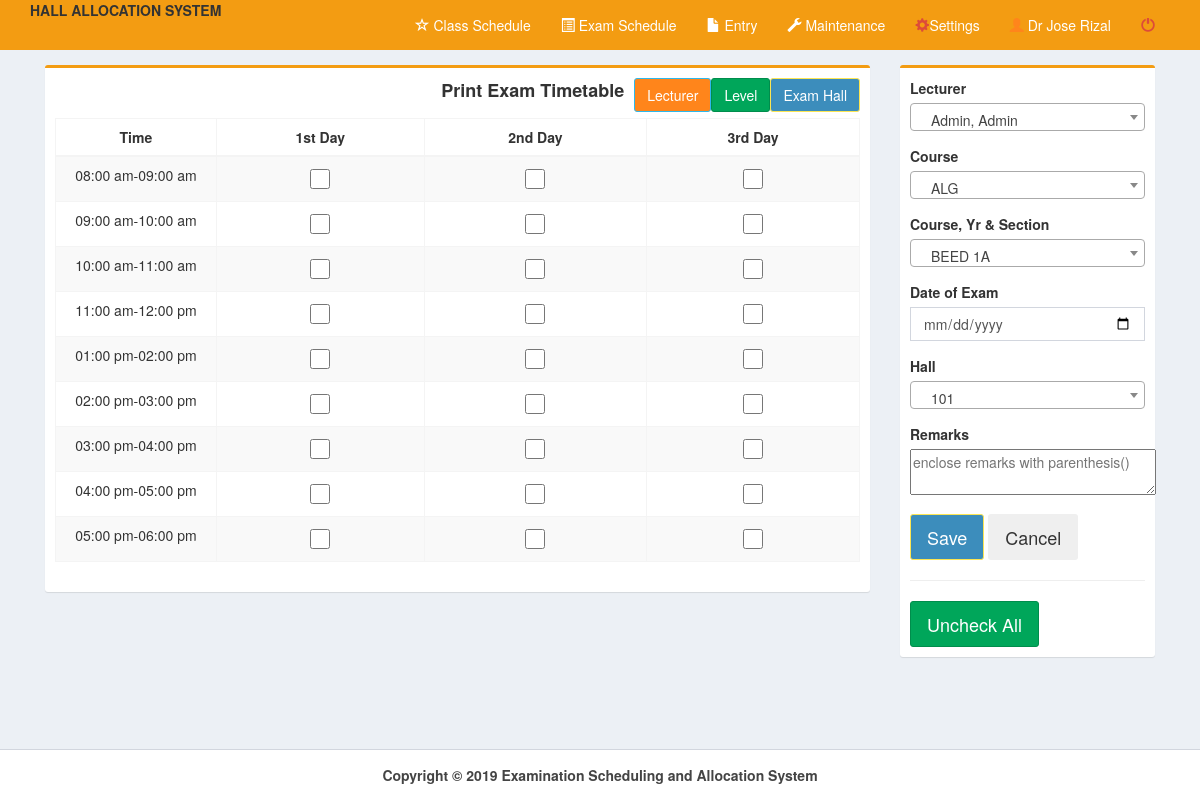
The page /pages/exam.php (signed in) on the database its author committed.
### tables this page shows
CREATE TABLE IF NOT EXISTS `time` (
  `time_id` int(11) NOT NULL AUTO_INCREMENT,
  `time_start` time NOT NULL,
  `time_end` time NOT NULL,
  `days` varchar(15) NOT NULL,
  PRIMARY KEY (`time_id`)
);

### pages/exam.php (the view, shortened to what this page needs)
<!DOCTYPE html>
<html>
<head>
  <link rel="stylesheet" href="../bootstrap/css/bootstrap.min.css">
  <link rel="stylesheet" href="../plugins/datatables/dataTables.bootstrap.css">
  <link rel="stylesheet" href="../dist/css/AdminLTE.min.css">
  <link rel="stylesheet" href="../plugins/select2/select2.min.css">
  <link rel="stylesheet" href="../dist/css/skins/_all-skins.min.css">
</head>
<body class="hold-transition skin-yellow layout-top-nav" onload="myFunction()">
  <div class="wrapper">
    <div class="content-wrapper">
      <div class="container">
        <section class="content">
          <div class="row">
            <div class="col-md-9">
              <div class="box box-warning">
                <form method="post" id="reg-form">
                  <div class="box-body">
                    <a href="#examroom" data-target="#examroom" data-toggle="modal" class="dropdown-toggle pull-right">
                      <button class="btn btn-primary">Exam Hall</button>
                    </a>
                    <a href="#examclass" data-target="#examclass" data-toggle="modal" class="dropdown-toggle pull-right">
                      <button class="btn btn-success">Level</button>
                    </a>
                    <a href="#examt" data-target="#examt" data-toggle="modal" class="dropdown-toggle pull-right">
                      <button class="btn btn-warning">Lecturer</button>
                    </a>
                    <span style="font-size:18px;font-weight:bolder" class="pull-right">Print Exam Timetable &nbsp;</span>
                    <br><br>
                    <div class="row">
                      <div class="col-md-12">
                        <table class="table table-bordered table-striped" style="margin-right:-10px">
                          <thead>
                            <tr style="text-align:center">
                              <th width="20%" style="text-align:center">Time</th>
                              <th style="text-align:center">1st Day</th>
                              <th style="text-align:center">2nd Day</th>
                              <th style="text-align:center">3rd Day</th>
                            </tr>
                          </thead>
                          <?php
                          include('../dist/includes/dbcon.php');
                          $query = mysqli_query($con, "select * from time where days='fst' order by time_start") or die(mysqli_error());
                          while ($row = mysqli_fetch_array($query)) {
                            $id = $row['time_id'];
                            $start = date("h:i a", strtotime($row['time_start']));
                            $end = date("h:i a", strtotime($row['time_end']));
                          ?>
                            <tr style="text-align:center">
                              <td><?php echo $start . "-" . $end; ?></td>
                              <td><input type="checkbox" name="first[]" value="<?php echo $id; ?>" style="width: 20px; height: 20px;"></td>
                              <td><input type="checkbox" name="second[]" value="<?php echo $id; ?>" style="width: 20px; height: 20px;"></td>
                              <td><input type="checkbox" name="third[]" value="<?php echo $id; ?>" style="width: 20px; height: 20px;"></td>
                            </tr>
                          <?php } ?>
                        </table>
                      </div>
                    </div>
                  </div>
              </div>
            </div>
            <div class="col-md-3">
              <div class="box box-warning">
                <div class="box-body">
                  <div id="form1">
                    <div class="row">
                      <div class="col-md-12">
                        <div class="form-group">
                          <label for="date">Lecturer</label>
                        </div>
                        <div class="form-group">
                          <label for="date">Course</label>
                        </div>
                        <div class="form-group">
                          <label for="date">Course, Yr & Section</label>
                        </div>
                        <div class="form-group">
                          <label for="date">Date of Exam</label>
                          <input type="date" name="doe" class="form-control" required>
                        </div>
                        <div class="form-group">
                          <label for="date">Hall</label>
                        </div>
                        <div class="form-group">
                          <label for="date">Remarks</label><br>
                          <textarea name="remarks" cols="30" placeholder="enclose remarks with parenthesis()"></textarea>
                        </div>
                      </div>
                    </div>
                    <div class="form-group">
                      <button class="btn btn-lg btn-primary" id="daterange-btn" name="save" type="submit">
                        Save
                      </button>
                      <button class="btn btn-lg" id="daterange-btn" type="reset">
                        Cancel
                      </button>
                    </div>
                  </div>
                  <hr>
                  </form> <button class="uncheck btn btn-lg btn-success">Uncheck All</button>
                </div>
              </div>
            </div>
          </div>
        </section>
      </div>
    </div>
    <?php include('../dist/includes/footer.php'); ?>
  </div>
</body>
</html>

### rows shown on the page
time: time_start "08:00 am", time_end "09:00 am"
time: time_start "09:00 am", time_end "10:00 am"
time: time_start "10:00 am", time_end "11:00 am"
time: time_start "11:00 am", time_end "12:00 pm"
time: time_start "01:00 pm", time_end "02:00 pm"
time: time_start "02:00 pm", time_end "03:00 pm"
time: time_start "03:00 pm", time_end "04:00 pm"
time: time_start "04:00 pm", time_end "05:00 pm"
time: time_start "05:00 pm", time_end "06:00 pm"

### other values the page prints
$_SESSION['name'] "Dr Jose Rizal"
